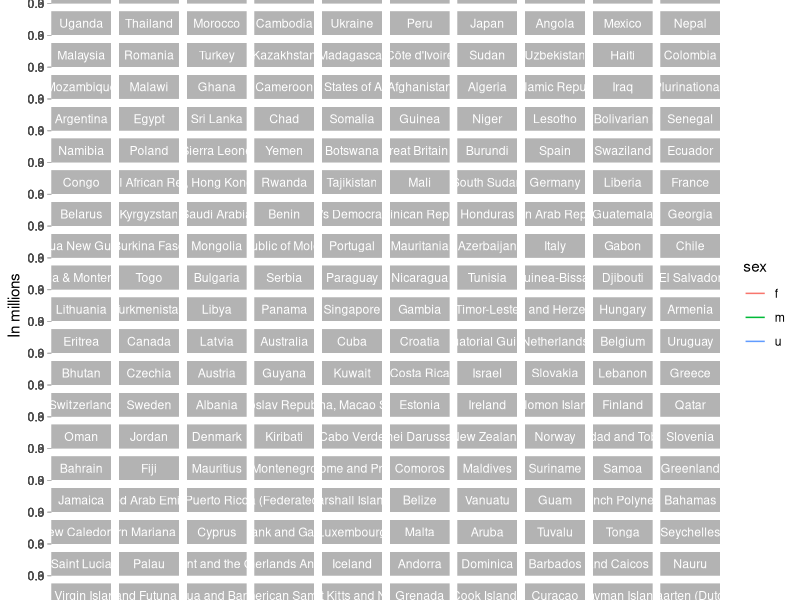
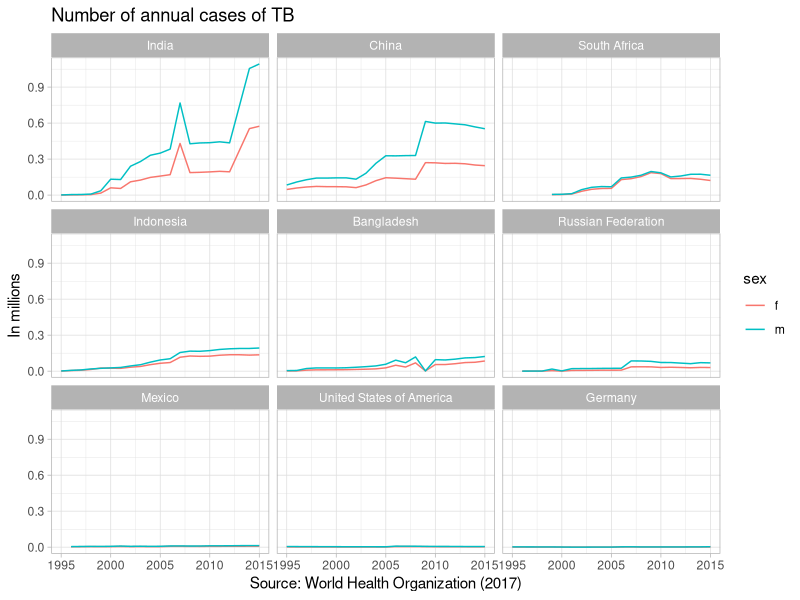

Reproduce these figures in R, in order.
## ---- chunk 1
library(knitr)
opts_knit$set(root.dir = "../")
opts_chunk$set(echo = TRUE, message = TRUE, collapse = TRUE, warning = TRUE, cache = TRUE, cache.path = "tut-08-cache/02-", fig.path = "tut-08-images/02-")
## ---- chunk 2
library(stringr)   # for str_replace()
library(tidyverse) # includes
#   # dplyr:  %>%, select(), mutate(), filter()
#   # tibble: rownames_to_column()
#   # tidyr:: gather(), spread()
#   # readr:  read_csv()

## ---- chunk 3
# read the CSV file 
tb_data <- read_csv("data/TB_notifications_2017-09-10.csv")
## ---- chunk 4
glimpse(tb_data)
## ---- chunk 5
select(tb_data, year) %>% unique() %>% t() %>% cat()
## ---- chunk 6
tb_data_wide <- tb_data %>% 
	select(country, year, 
	  matches('014|1524|2534|3544|4554|5564|65', ignore.case = TRUE))

glimpse(tb_data_wide)
## ---- chunk 7
cols2check   <- sapply(tb_data_wide, class)
cols2check   <- cols2check[cols2check == "character"]
cols2check   <- cols2check[names(cols2check) != "country"]
suspect_cols <- names(cols2check)

# these are my suspect columns
suspect_cols
## ---- chunk 8
# what are the data entered in these columns? 
unique(tb_data_wide$new_sn_sexunk014)
unique(tb_data_wide$newrel_sexunk014)
## ---- chunk 9
tb_data_wide <- tb_data_wide %>% 
	mutate(newrel_sexunk014 = as.numeric(newrel_sexunk014)) %>% 
	mutate(new_sn_sexunk014 = as.numeric(new_sn_sexunk014))
## ---- chunk 10


who <- tb_data_wide %>%
	gather("code", "N", new_sp_m014:newrel_sexunk014, na.rm = TRUE)

glimpse(who)
## ---- chunk 11
select(who, code) %>% unique() %>% t() %>% cat()
## ---- chunk 12
who <- who %>% 
	mutate(code = stringr::str_replace(code, "newrel", "new_rel"))

# check again
select(who, code) %>% unique() %>% t() %>% cat()
## ---- chunk 13
who <- who %>% 
	mutate(code = stringr::str_replace(code, "sexunk", "u"))

glimpse(who)
## ---- chunk 14
who <- who %>% 
	separate(code, c("new_old", "case_type", "sex_age"), sep = "_")

glimpse(who)
## ---- chunk 15
who <- who %>% 
	separate(sex_age, c("sex", "age_group"), sep = 1)

glimpse(who)
## ---- chunk 16
this_group  <- group_by(who, country, year, sex)
who1 <- dplyr::summarise(this_group, N = sum(N, na.rm = TRUE)) %>%
	as.data.frame()

glimpse(who1)
## ---- chunk 17
ggplot(who1, aes(x = year, y = N/1e+6, col = sex, group = sex)) +
	geom_line() +
	# geom_point() +
	facet_wrap(~reorder(country, -N), ncol = 10) +
	labs(x = "Source: World Health Organization (2017)", y = "In millions", title = "Number of annual cases of TB") +
	theme_light()
## ---- chunk 18
who2 <- who1 %>% 
	dplyr::filter(country %in% c("India", "China", "South Africa", "Indonesia", "Bangladesh", "Germany", "United States of America", "Mexico", "Russian Federation")) %>% 
	dplyr::filter(sex != "u")

ggplot(who2, aes(x = year, y = N/1e+6, col = sex, group = sex)) +
	geom_line() +
	# geom_point(size = 2) +
	facet_wrap(~reorder(country, -N), ncol = 3) +
	labs(x = "Source: World Health Organization (2017)", y = "In millions", title = "Number of annual cases of TB") +
	theme_light()
